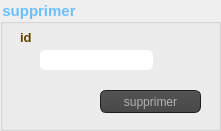
    <widget class="QGroupBox" name="groupBox_6">
     <property name="geometry">
      <rect>
       <x>540</x>
       <y>310</y>
       <width>221</width>
       <height>131</height>
      </rect>
     </property>
     <property name="font">
      <font>
       <family>Arial</family>
       <pointsize>11</pointsize>
       <weight>75</weight>
       <bold>true</bold>
      </font>
     </property>
     <property name="styleSheet">
      <string notr="true">color: rgb(107, 191, 255);</string>
     </property>
     <property name="title">
      <string>supprimer</string>
     </property>
     <widget class="QPushButton" name="pushButton_se">
      <property name="geometry">
       <rect>
        <x>100</x>
        <y>90</y>
        <width>101</width>
        <height>23</height>
       </rect>
      </property>
      <property name="styleSheet">
       <string notr="true">QToolTip
{
     border: 1px solid black;
     background-color: #ffa02f;
     padding: 1px;
     border-radius: 3px;
     opacity: 100;
}

QWidget
{
    color: #b1b1b1;
    background-color: #323232;
}

QWidget:item:hover
{
    background-color: QLinearGradient( x1: 0, y1: 0, x2: 0, y2: 1, stop: 0 #ffa02f, stop: 1 #ca0619);
    color: #000000;
}

QWidget:item:selected
{
    background-color: QLinearGradient( x1: 0, y1: 0, x2: 0, y2: 1, stop: 0 #ffa02f, stop: 1 #d7801a);
}

QMenuBar::item
{
    background: transparent;
}

QMenuBar::item:selected
{
    background: transparent;
    border: 1px solid #ffaa00;
}

QMenuBar::item:pressed
{
    background: #444;
    border: 1px solid #000;
    background-color: QLinearGradient(
        x1:0, y1:0,
        x2:0, y2:1,
        stop:1 #212121,
        stop:0.4 #343434/*,
        stop:0.2 #343434,
        stop:0.1 #ffaa00*/
    );
    margin-bottom:-1px;
    padding-bottom:1px;
}

QMenu
{
    border: 1px solid #000;
}

QMenu::item
{
    padding: 2px 20px 2px 20px;
}

QMenu::item:selected
{
    color: #000000;
}

QWidget:disabled
{
    color: #404040;
    background-color: #323232;
}

QAbstractItemView
{
    background-color: QLinearGradient( x1: 0, y1: 0, x2: 0, y2: 1, stop: 0 #4d4d4d, stop: 0.1 #646464, stop: 1 #5d5d5d);
}

QWidget:focus
{
    /*border: 2px solid QLinearGradient( x1: 0, y1: 0, x2: 0, y2: 1, stop: 0 #ffa02f, stop: 1 #d7801a);*/
}

QLineEdit
{
    background-color: QLinearGradient( x1: 0, y1: 0, x2: 0, y2: 1, stop: 0 #4d4d4d, stop: 0 #646464, stop: 1 #5d5d5d);
    padding: 1px;
    border-style: solid;
    border: 1px solid #1e1e1e;
    border-radius: 5;
}

QPushButton
{
    color: #b1b1b1;
    background-color: QLinearGradient( x1: 0, y1: 0, x2: 0, y2: 1, stop: 0 #565656, stop: 0.1 #525252, stop: 0.5 #4e4e4e, stop: 0.9 #4a4a4a, stop: 1 #464646);
    border-width: 1px;
    border-color: #1e1e1e;
    border-style: solid;
    border-radius: 6;
    padding: 3px;
    font-size: 12px;
    padding-left: 5px;
    padding-right: 5px;
}

QPushButton:pressed
{
    background-color: QLinearGradient( x1: 0, y1: 0, x2: 0, y2: 1, stop: 0 #2d2d2d, stop: 0.1 #2b2b2b, stop: 0.5 #292929, stop: 0.9 #282828, stop: 1 #252525);
}

QComboBox
{
    selection-background-color: #ffaa00;
    background-color: QLinearGradient( x1: 0, y1: 0, x2: 0, y2: 1, stop: 0 #565656, stop: 0.1 #525252, stop: 0.5 #4e4e4e, stop: 0.9 #4a4a4a, stop: 1 #464646);
    border-style: solid;
    border: 1px solid #1e1e1e;
    border-radius: 5;
}

QComboBox:hover,QPushButton:hover
{
    border: 2px solid QLinearGradient( x1: 0, y1: 0, x2: 0, y2: 1, stop: 0 #ffa02f, stop: 1 #d7801a);
}


QComboBox:on
{
    padding-top: 3px;
    padding-left: 4px;
    background-color: QLinearGradient( x1: 0, y1: 0, x2: 0, y2: 1, stop: 0 #2d2d2d, stop: 0.1 #2b2b2b, stop: 0.5 #292929, stop: 0.9 #282828, stop: 1 #252525);
    selection-background-color: #ffaa00;
}

QComboBox QAbstractItemView
{
    border: 2px solid darkgray;
    selection-background-color: QLinearGradient( x1: 0, y1: 0, x2: 0, y2: 1, stop: 0 #ffa02f, stop: 1 #d7801a);
}

QComboBox::drop-down
{
     subcontrol-origin: padding;
     subcontrol-position: top right;
     width: 15px;

     border-left-width: 0px;
     border-left-color: darkgray;
     border-left-style: solid; /* just a single line */
     border-top-right-radius: 3px; /* same radius as the QComboBox */
     border-bottom-right-radius: 3px;
 }

QComboBox::down-arrow
{
     image: url(:/down_arrow.png);
}

QGroupBox:focus
{
border: 2px solid QLinearGradient( x1: 0, y1: 0, x2: 0, y2: 1, stop: 0 #ffa02f, stop: 1 #d7801a);
}

QTextEdit:focus
{
    border: 2px solid QLinearGradient( x1: 0, y1: 0, x2: 0, y2: 1, stop: 0 #ffa02f, stop: 1 #d7801a);
}

QScrollBar:horizontal {
     border: 1px solid #222222;
     background: QLinearGradient( x1: 0, y1: 0, x2: 0, y2: 1, stop: 0.0 #121212, stop: 0.2 #282828, stop: 1 #484848);
     height: 7px;
     margin: 0px 16px 0 16px;
}

QScrollBar::handle:horizontal
{
      background: QLinearGradient( x1: 0, y1: 0, x2: 1, y2: 0, stop: 0 #ffa02f, stop: 0.5 #d7801a, stop: 1 #ffa02f);
      min-height: 20px;
      border-radius: 2px;
}

QScrollBar::add-line:horizontal {
      border: 1px solid #1b1b19;
      border-radius: 2px;
      background: QLinearGradient( x1: 0, y1: 0, x2: 1, y2: 0, stop: 0 #ffa02f, stop: 1 #d7801a);
      width: 14px;
      subcontrol-position: right;
      subcontrol-origin: margin;
}

QScrollBar::sub-line:horizontal {
      border: 1px solid #1b1b19;
      border-radius: 2px;
      background: QLinearGradient( x1: 0, y1: 0, x2: 1, y2: 0, stop: 0 #ffa02f, stop: 1 #d7801a);
      width: 14px;
     subcontrol-position: left;
     subcontrol-origin: margin;
}

QScrollBar::right-arrow:horizontal, QScrollBar::left-arrow:horizontal
{
      border: 1px solid black;
      width: 1px;
      height: 1px;
      background: white;
}

QScrollBar::add-page:horizontal, QScrollBar::sub-page:horizontal
{
      background: none;
}

QScrollBar:vertical
{
      background: QLinearGradient( x1: 0, y1: 0, x2: 1, y2: 0, stop: 0.0 #121212, stop: 0.2 #282828, stop: 1 #484848);
      width: 7px;
      margin: 16px 0 16px 0;
      border: 1px solid #222222;
}

QScrollBar::handle:vertical
{
      background: QLinearGradient( x1: 0, y1: 0, x2: 0, y2: 1, stop: 0 #ffa02f, stop: 0.5 #d7801a, stop: 1 #ffa02f);
      min-height: 20px;
      border-radius: 2px;
}

QScrollBar::add-line:vertical
{
      border: 1px solid #1b1b19;
      border-radius: 2px;
      background: QLinearGradient( x1: 0, y1: 0, x2: 0, y2: 1, stop: 0 #ffa02f, stop: 1 #d7801a);
      height: 14px;
      subcontrol-position: bottom;
      subcontrol-origin: margin;
}

QScrollBar::sub-line:vertical
{
      border: 1px solid #1b1b19;
      border-radius: 2px;
      background: QLinearGradient( x1: 0, y1: 0, x2: 0, y2: 1, stop: 0 #d7801a, stop: 1 #ffa02f);
      height: 14px;
      subcontrol-position: top;
      subcontrol-origin: margin;
}

QScrollBar::up-arrow:vertical, QScrollBar::down-arrow:vertical
{
      border: 1px solid black;
      width: 1px;
      height: 1px;
      background: white;
}


QScrollBar::add-page:vertical, QScrollBar::sub-page:vertical
{
      background: none;
}

QTextEdit
{
    background-color: #242424;
}

QPlainTextEdit
{
    background-color: #242424;
}

QHeaderView::section
{
    background-color: QLinearGradient(x1:0, y1:0, x2:0, y2:1, stop:0 #616161, stop: 0.5 #505050, stop: 0.6 #434343, stop:1 #656565);
    color: white;
    padding-left: 4px;
    border: 1px solid #6c6c6c;
}

QCheckBox:disabled
{
color: #414141;
}

QDockWidget::title
{
    text-align: center;
    spacing: 3px; /* spacing between items in the tool bar */
    background-color: QLinearGradient(x1:0, y1:0, x2:0, y2:1, stop:0 #323232, stop: 0.5 #242424, stop:1 #323232);
}

QDockWidget::close-button, QDockWidget::float-button
{
    text-align: center;
    spacing: 1px; /* spacing between items in the tool bar */
    background-color: QLinearGradient(x1:0, y1:0, x2:0, y2:1, stop:0 #323232, stop: 0.5 #242424, stop:1 #323232);
}

QDockWidget::close-button:hover, QDockWidget::float-button:hover
{
    background: #242424;
}

QDockWidget::close-button:pressed, QDockWidget::float-button:pressed
{
    padding: 1px -1px -1px 1px;
}

QMainWindow::separator
{
    background-color: QLinearGradient(x1:0, y1:0, x2:0, y2:1, stop:0 #161616, stop: 0.5 #151515, stop: 0.6 #212121, stop:1 #343434);
    color: white;
    padding-left: 4px;
    border: 1px solid #4c4c4c;
    spacing: 3px; /* spacing between items in the tool bar */
}

QMainWindow::separator:hover
{

    background-color: QLinearGradient(x1:0, y1:0, x2:0, y2:1, stop:0 #d7801a, stop:0.5 #b56c17 stop:1 #ffa02f);
    color: white;
    padding-left: 4px;
    border: 1px solid #6c6c6c;
    spacing: 3px; /* spacing between items in the tool bar */
}

QToolBar::handle
{
     spacing: 3px; /* spacing between items in the tool bar */
     background: url(:/images/handle.png);
}

QMenu::separator
{
    height: 2px;
    background-color: QLinearGradient(x1:0, y1:0, x2:0, y2:1, stop:0 #161616, stop: 0.5 #151515, stop: 0.6 #212121, stop:1 #343434);
    color: white;
    padding-left: 4px;
    margin-left: 10px;
    margin-right: 5px;
}

QProgressBar
{
    border: 2px solid grey;
    border-radius: 5px;
    text-align: center;
}

QProgressBar::chunk
{
    background-color: #d7801a;
    width: 2.15px;
    margin: 0.5px;
}

QTabBar::tab {
    color: #b1b1b1;
    border: 1px solid #444;
    border-bottom-style: none;
    background-color: #323232;
    padding-left: 10px;
    padding-right: 10px;
    padding-top: 3px;
    padding-bottom: 2px;
    margin-right: -1px;
}

QTabWidget::pane {
    border: 1px solid #444;
    top: 1px;
}

QTabBar::tab:last
{
    margin-right: 0; /* the last selected tab has nothing to overlap with on the right */
    border-top-right-radius: 3px;
}

QTabBar::tab:first:!selected
{
 margin-left: 0px; /* the last selected tab has nothing to overlap with on the right */


    border-top-left-radius: 3px;
}

QTabBar::tab:!selected
{
    color: #b1b1b1;
    border-bottom-style: solid;
    margin-top: 3px;
    background-color: QLinearGradient(x1:0, y1:0, x2:0, y2:1, stop:1 #212121, stop:.4 #343434);
}

QTabBar::tab:selected
{
    border-top-left-radius: 3px;
    border-top-right-radius: 3px;
    margin-bottom: 0px;
}

QTabBar::tab:!selected:hover
{
    /*border-top: 2px solid #ffaa00;
    padding-bottom: 3px;*/
    border-top-left-radius: 3px;
    border-top-right-radius: 3px;
    background-color: QLinearGradient(x1:0, y1:0, x2:0, y2:1, stop:1 #212121, stop:0.4 #343434, stop:0.2 #343434, stop:0.1 #ffaa00);
}

QRadioButton::indicator:checked, QRadioButton::indicator:unchecked{
    color: #b1b1b1;
    background-color: #323232;
    border: 1px solid #b1b1b1;
    border-radius: 6px;
}

QRadioButton::indicator:checked
{
    background-color: qradialgradient(
        cx: 0.5, cy: 0.5,
        fx: 0.5, fy: 0.5,
        radius: 1.0,
        stop: 0.25 #ffaa00,
        stop: 0.3 #323232
    );
}

QCheckBox::indicator{
    color: #b1b1b1;
    background-color: #323232;
    border: 1px solid #b1b1b1;
    width: 9px;
    height: 9px;
}

QRadioButton::indicator
{
    border-radius: 6px;
}

QRadioButton::indicator:hover, QCheckBox::indicator:hover
{
    border: 1px solid #ffaa00;
}

QCheckBox::indicator:checked
{
    image:url(:/images/checkbox.png);
}

QCheckBox::indicator:disabled, QRadioButton::indicator:disabled
{
    border: 1px solid #444;
}</string>
      </property>
      <property name="text">
       <string>supprimer</string>
      </property>
     </widget>
     <widget class="QLabel" name="label_18">
      <property name="geometry">
       <rect>
        <x>20</x>
        <y>30</y>
        <width>47</width>
        <height>14</height>
       </rect>
      </property>
      <property name="font">
       <font>
        <family>Arial</family>
        <pointsize>10</pointsize>
        <weight>75</weight>
        <bold>true</bold>
       </font>
      </property>
      <property name="styleSheet">
       <string notr="true">color: rgb(95, 63, 0);</string>
      </property>
      <property name="text">
       <string>id</string>
      </property>
     </widget>
     <widget class="QLineEdit" name="lineEdit_idSE">
      <property name="geometry">
       <rect>
        <x>40</x>
        <y>50</y>
        <width>113</width>
        <height>20</height>
       </rect>
      </property>
      <property name="styleSheet">
       <string notr="true">QLineEdit{
    background-color: white;
    box-shadow: 2px 0.5px 5px 1px inset black;
    border-radius: 5px;
    width: 70%;
    padding-right: 10px;
    padding-left: 10px;
    text-align: left;
    color: #000;
    font-size:inherit;
    font-family: Arial, Helvetica, sans-serif;  
    font-weight:normal;
    font-variant:normal;
}
QLineEdit::hover{  color: black ;
background-color:orange;}
QLineEdit::focus{  color: black ;
background-color:white;}</string>
      </property>
     </widget>
    </widget>
